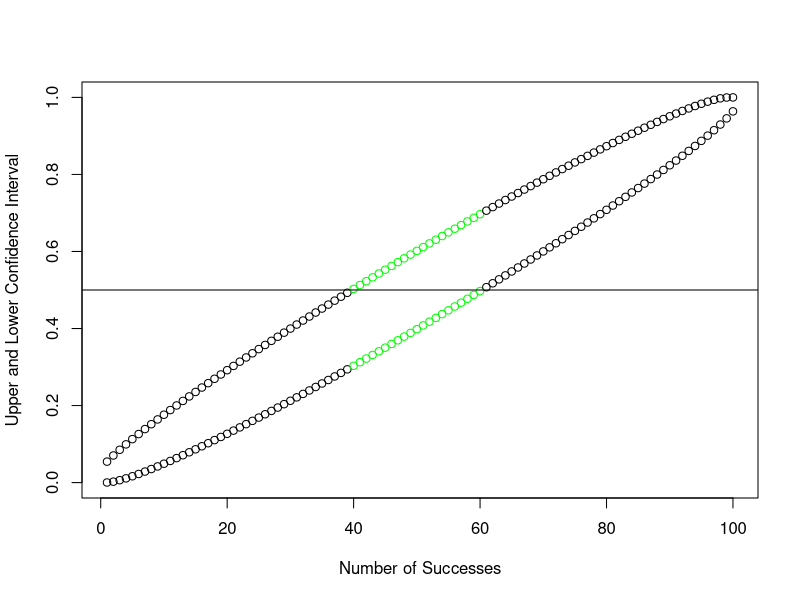
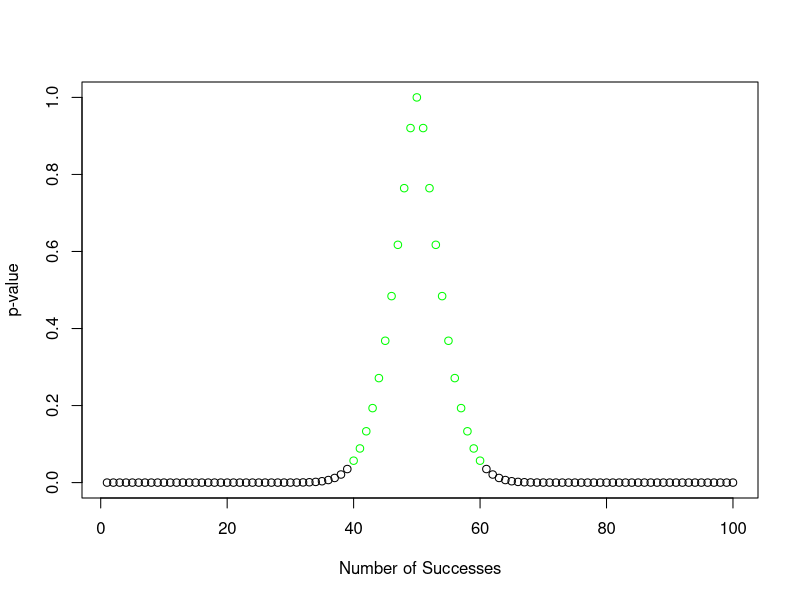
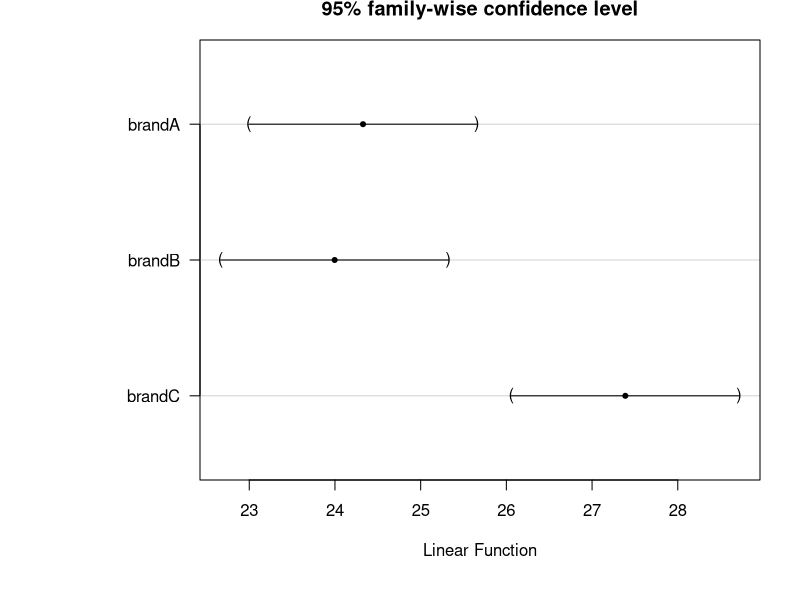
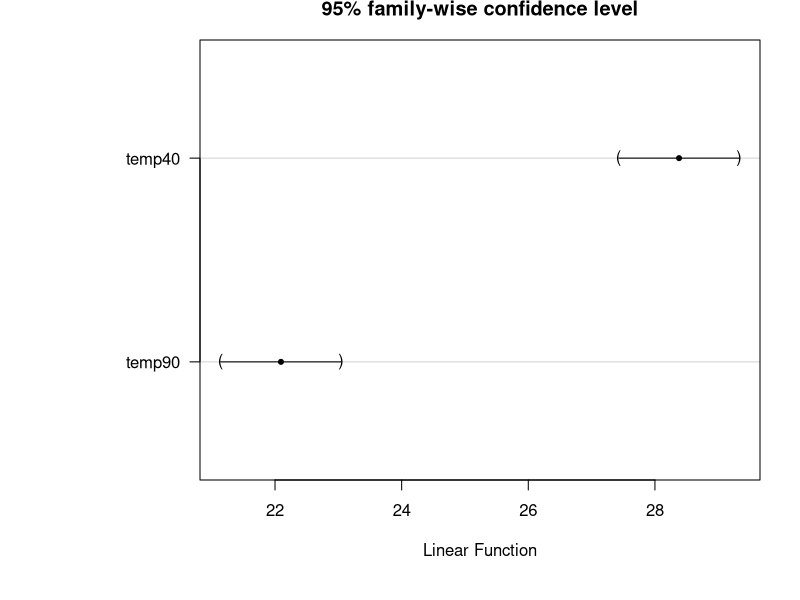
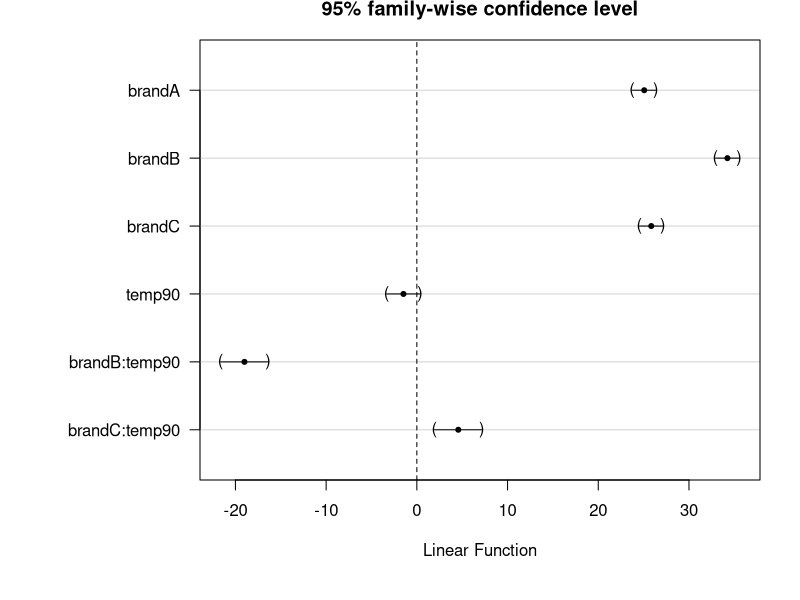

Here is the R script that generated these plots, in order:
## ---- chunk 1

N <- 100
p <- 0.5

A <- as.data.frame(matrix(rep(0,N*4),ncol=4,nrow=N))
colnames(A) <- c("successes","lb","ub","pvalue")


for(i in 1:N){
  A[i,1] <- i
  
  results <- binom.test(i,N,p=p)
  
  A[i,2] <- results$conf.int[1]
  A[i,3] <- results$conf.int[2]
  A[i,4] <- results$p.value
}

plot(A$successes,A$lb,ylim=0:1,xlab="Number of Successes",ylab="Upper and Lower Confidence Interval"
     ,col=ifelse(A$pvalue>=0.05,'green','black'))
par(new=TRUE)
plot(A$successes,A$ub,ylim=0:1,axes = FALSE, xlab = "", ylab = "",col=ifelse(A$pvalue>=0.05,'green','black'))
abline(h = p)

plot(A$successes,A$pvalue,xlab="Number of Successes",ylab="p-value",col=ifelse(A$pvalue>=0.05,'green','black'))

## ---- chunk 2

# Number of trials
n <- 100


tires <- data.frame(matrix(rep(0,(n*3)),nrow=(n*6),ncol=3))
colnames(tires) <- c("brand","temp","mpg")

tires$brand <- rep(c("A","B","C"),1,each=n*2)
tires$temp  <- as.factor(rep(c(40,90),(n*6)/2))

tires$mpg[tires$brand=="A"&tires$temp==40] <- rnorm(10,25,sd=5)
tires$mpg[tires$brand=="A"&tires$temp==90] <- rnorm(10,22,sd=5)

tires$mpg[tires$brand=="B"&tires$temp==40] <- rnorm(10,33,sd=5)
tires$mpg[tires$brand=="B"&tires$temp==90] <- rnorm(10,15,sd=5)

tires$mpg[tires$brand=="C"&tires$temp==40] <- rnorm(10,27,sd=5)
tires$mpg[tires$brand=="C"&tires$temp==90] <- rnorm(10,28,sd=5)


## ---- chunk 3

a1 <- anova(aov(mpg ~ brand , data=tires))
a2 <- anova(aov(mpg ~ temp , data=tires))
a3 <- anova(aov(mpg ~ brand + temp , data=tires))
a4 <- anova(aov(mpg ~ brand + temp + brand*temp , data=tires))

## ---- chunk 4

anova(
  aov(mpg ~ temp , data=tires),
  aov(mpg ~ brand + temp , data=tires),
  aov(mpg ~ brand + temp + brand*temp , data=tires)
  )

## ---- chunk 5
library(multcomp)


brand.aov <- aov(mpg ~ -1 + brand , data=tires)
par(mar=c(6,10,2,2))
plot(glht(brand.aov))

temp.aov <- aov(mpg ~ -1 + temp , data=tires)
par(mar=c(6,10,2,2))
plot(glht(temp.aov))

## ---- chunk 6
both.aov <- aov(mpg ~ -1 + brand*temp , data=tires)
par(mar=c(6,10,2,2))
plot(glht(both.aov))
